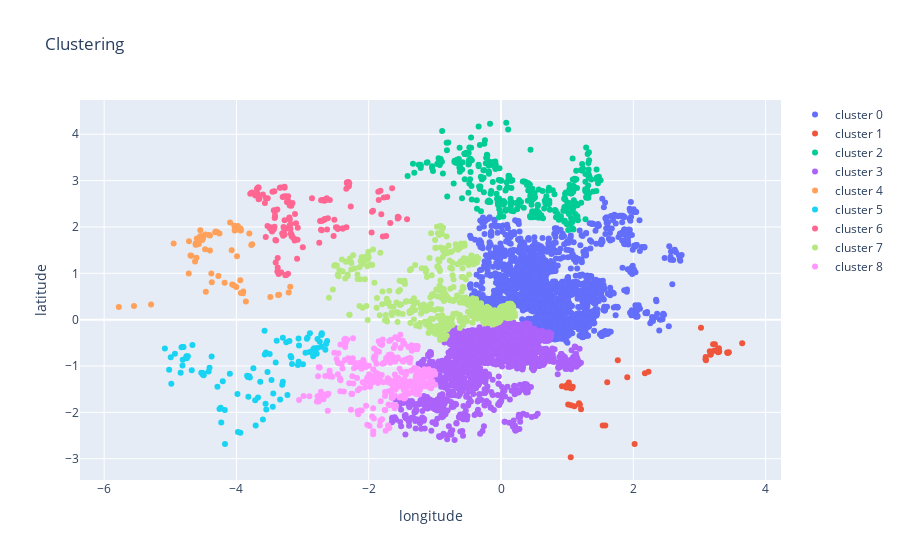

The notebook cell saved with this chart:
### Code cell
plot_data = []
for clus in set(data_ac['cluster']):
    df = data_ac[data_ac['cluster'] == clus]
    plot_data.append(go.Scatter(x= df['longitude'], y= df['latitude'], 
                                # text=df["name"], 
                                name = 'cluster ' + str(clus), mode = 'markers'))

layout = go.Layout(xaxis = dict(title='longitude'), yaxis = dict(title= 'latitude'), 
                   title = 'Clustering')
fig = go.Figure(data= plot_data, layout=layout)
plotly.offline.iplot(fig)
